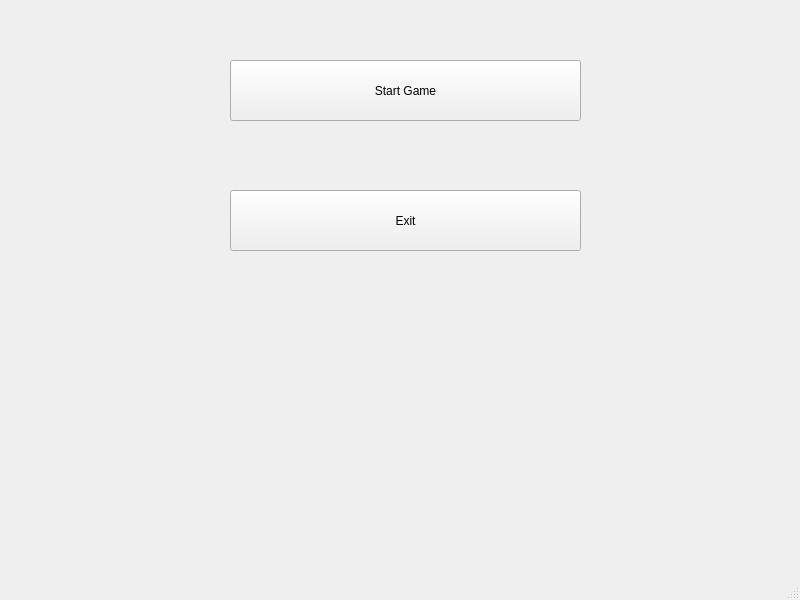
<?xml version="1.0" encoding="UTF-8"?>
<ui version="4.0">
 <class>MainWindow</class>
 <widget class="QMainWindow" name="MainWindow">
  <property name="geometry">
   <rect>
    <x>0</x>
    <y>0</y>
    <width>800</width>
    <height>600</height>
   </rect>
  </property>
  <property name="windowTitle">
   <string>MainWindow</string>
  </property>
  <widget class="QWidget" name="centralwidget">
   <widget class="QPushButton" name="pushButton">
    <property name="geometry">
     <rect>
      <x>230</x>
      <y>60</y>
      <width>351</width>
      <height>61</height>
     </rect>
    </property>
    <property name="text">
     <string>Start Game</string>
    </property>
   </widget>
   <widget class="QPushButton" name="pushButton_2">
    <property name="geometry">
     <rect>
      <x>230</x>
      <y>190</y>
      <width>351</width>
      <height>61</height>
     </rect>
    </property>
    <property name="text">
     <string>Exit</string>
    </property>
   </widget>
  </widget>
  <widget class="QMenuBar" name="menubar">
   <property name="geometry">
    <rect>
     <x>0</x>
     <y>0</y>
     <width>800</width>
     <height>21</height>
    </rect>
   </property>
  </widget>
  <widget class="QStatusBar" name="statusbar"/>
 </widget>
 <resources/>
 <connections/>
</ui>
